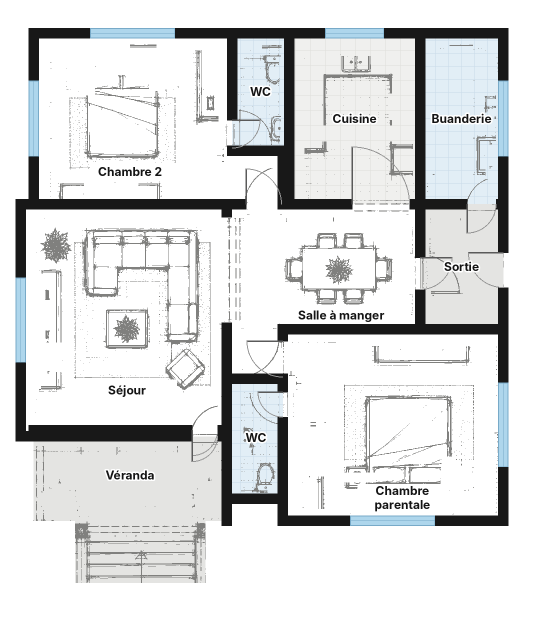
#> input picture visite_plan/jobs/V2-2CH-01/plan.png, 1120 x 1260 px (shown at 1/2 size)
$ python make_paths.py
#> lines starting #> are read from the running program, lines starting #| are printed output that depends on the picture
"""Pièces (polygones) et trajets du point pour V2-2CH-01 : coordonnées en pixels de l'image d'origine (1170x1344), décalées (OFF) vers plan.png."""
import json
from PIL import Image, ImageDraw
OFF = (-40, -50)
def o(p): return (p[0]+OFF[0], p[1]+OFF[1])
def rect(x0,y0,x1,y1): return [(x0,y0),(x1,y0),(x1,y1),(x0,y1)]
POLYS = {
 "Véranda": rect(108,922,488,1092),
 "Séjour": rect(108,482,492,905),
 "Salle à manger": [(515,470),(868,470),(868,705),(600,705),(600,800),(515,800)],
 "Cuisine": rect(645,140,880,455),
 "Sortie de service": rect(898,478,1045,700),
 "Buanderie": rect(898,140,1040,462),
 "Chambre 2": [(135,140),(485,140),(485,365),(605,365),(605,455),(135,455)],
 "WC": rect(517,140,615,340),
 "Chambre parentale": [(612,718),(1045,718),(1045,1085),(630,1085),(630,890),(612,890)],
 "WC privé": rect(515,830,600,1060),
}
START = (320, 1170)
PATHS = {   # waypoints : toujours par les portes / ouvertures
 "Véranda": [START, (318,1080), (325,1010)],
 "Séjour": [(325,1010),(420,960),(450,925),(450,880),(400,790),(300,700)],
 "Salle à manger": [(300,700),(420,620),(505,595),(560,590)],
 "Cuisine": [(560,590),(600,510),(680,470),(745,430),(750,395)],
 "Sortie de service": [(750,395),(760,470),(840,540),(880,598),(930,610),(965,650)],
 "Buanderie": [(965,650),(995,570),(1003,490),(1003,445),(955,390)],
 "Chambre 2": [(955,390),(1003,445),(1000,520),(930,605),(880,605),(845,680),(720,688),(600,682),(562,620),(566,485),(565,425),(490,410),(390,340),(300,300)],
 "WC": [(300,300),(420,325),(470,318),(530,305),(555,240)],
 "Chambre parentale": [(555,240),(510,318),(470,330),(480,405),(565,425),(568,490),(558,600),(560,700),(565,752),(612,756),(700,790),(720,805)],
 "WC privé": [(720,805),(625,820),(612,860),(570,870),(560,935)],
}
def chaikin(pts, n=2):
    for _ in range(n):
        out=[pts[0]]
        for a,b in zip(pts,pts[1:]):
            out += [(0.75*a[0]+0.25*b[0],0.75*a[1]+0.25*b[1]),(0.25*a[0]+0.75*b[0],0.25*a[1]+0.75*b[1])]
        out.append(pts[-1]); pts=out
    return pts
rooms=[]
for name, wp in PATHS.items():
    sm = chaikin(wp) if len(wp)>2 else wp
    rooms.append({"name":name,"path":[[round(c,1) for c in o(p)] for p in sm],"poly":[list(o(p)) for p in POLYS[name]]})
json.dump({"start":list(o(START)),"rooms":rooms},open("paths.json","w"),indent=1,ensure_ascii=False)
img=Image.open("plan.png").convert("RGB"); d=ImageDraw.Draw(img,"RGBA")
#> further down, img is the input picture: PIL image 1120x1260 RGB; mean R, G, B 222.4, 223.8, 224.3
cols=[(240,138,46),(200,0,0),(0,160,0),(160,0,200),(0,160,160),(200,120,0),(255,0,120),(90,90,90),(0,0,0),(0,120,255)]
for i,r in enumerate(rooms):
    c=cols[i%len(cols)]
    d.polygon([tuple(p) for p in r["poly"]],fill=c+(45,),outline=c+(255,))
    d.line([tuple(p) for p in r["path"]],fill=c+(255,),width=5)
img.save("paths_check.png")
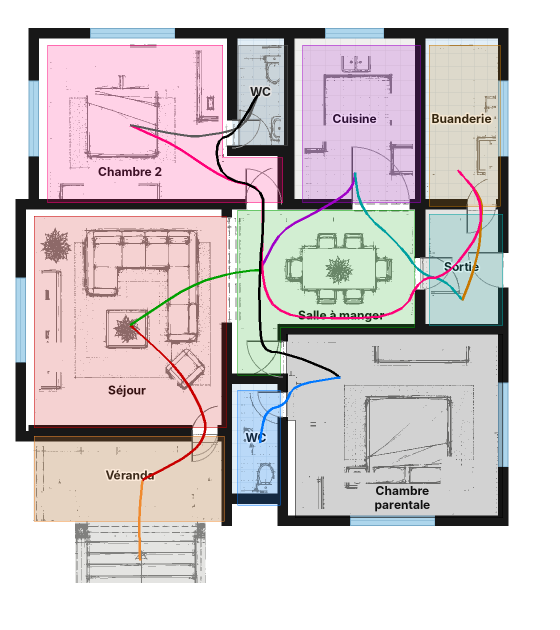
#> saved as paths_check.png: PIL image 1120x1260 RGB (shown at 1/2 size); mean R, G, B 211.3, 203.3, 205

$ run again, with visite_plan/jobs/V2-2CH-01/source.png copied over visite_plan/jobs/V2-2CH-01/plan.png
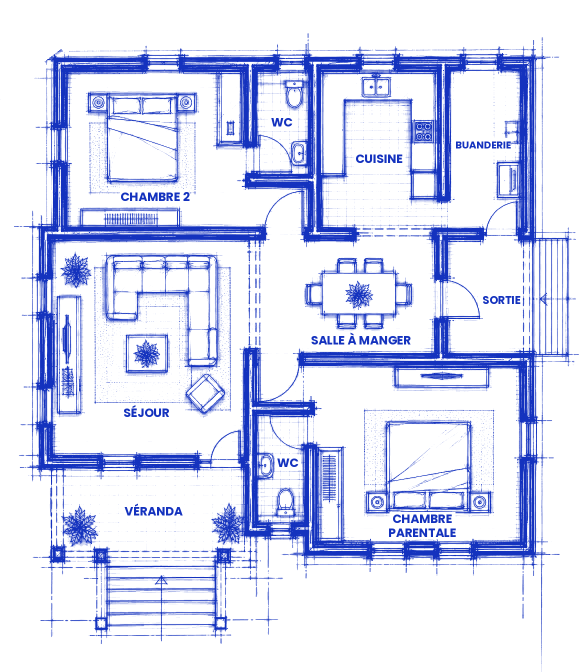
#> input picture visite_plan/jobs/V2-2CH-01/source.png, 1170 x 1344 px (shown at 1/2 size)
#> img is the input picture: PIL image 1170x1344 RGB; mean R, G, B 215.8, 220.8, 244.1
#> `img.save("paths_check.png")`:
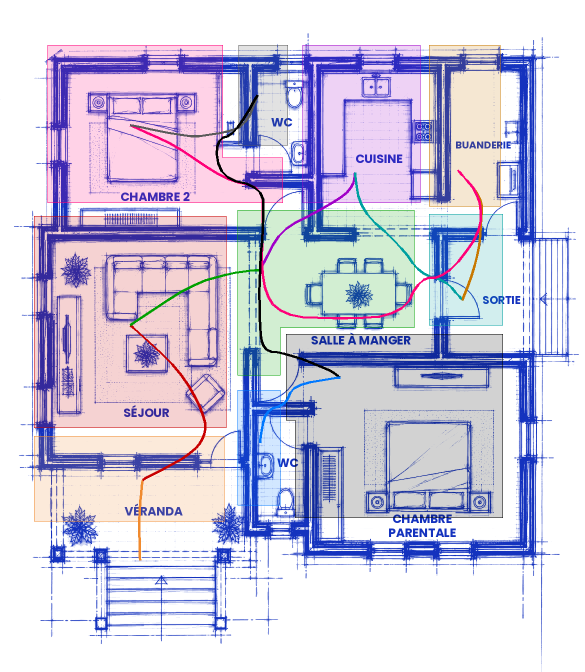
#> saved as paths_check.png: PIL image 1170x1344 RGB (shown at 1/2 size); mean R, G, B 207.9, 203.9, 225.2
